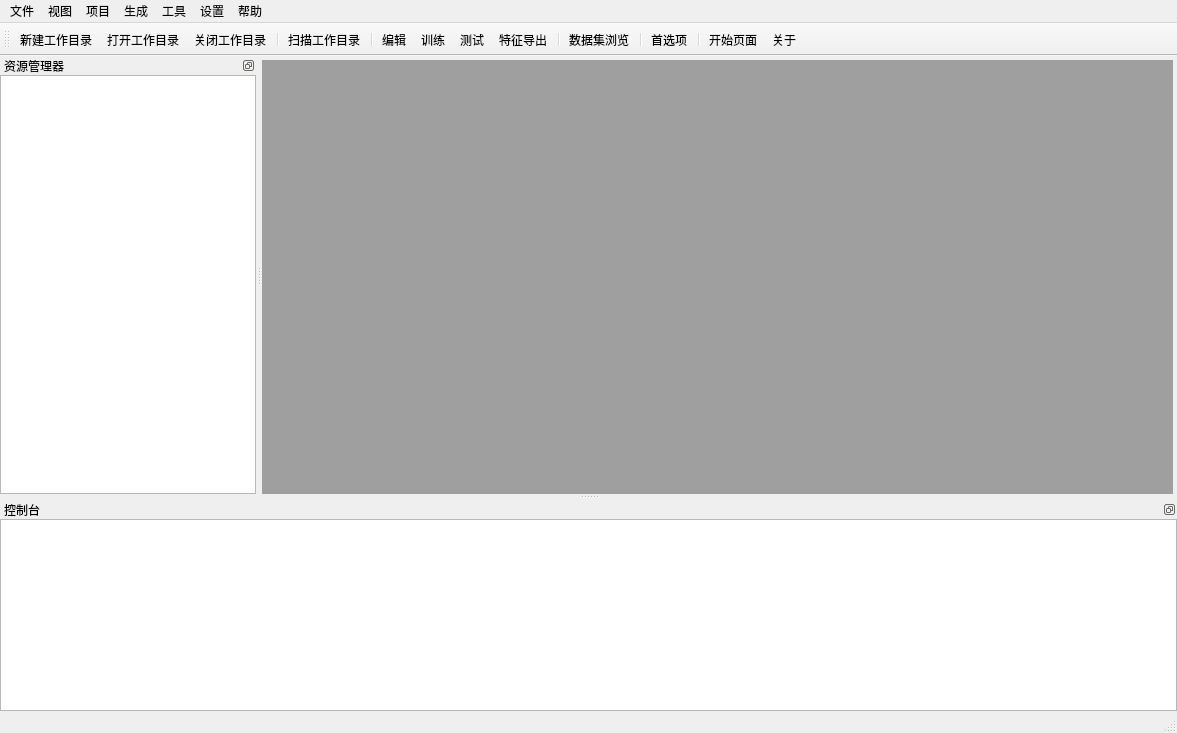
<?xml version="1.0" encoding="UTF-8"?>
<ui version="4.0">
 <class>FusionStudioClass</class>
 <widget class="QMainWindow" name="FusionStudioClass">
  <property name="geometry">
   <rect>
    <x>0</x>
    <y>0</y>
    <width>1177</width>
    <height>733</height>
   </rect>
  </property>
  <property name="windowTitle">
   <string>FusionStudio</string>
  </property>
  <property name="windowIcon">
   <iconset resource="fusionstudio.qrc">
    <normaloff>:/FusionStudio/Resources/Dropbox_FUSION_128px_1060231_easyicon.net.ico</normaloff>:/FusionStudio/Resources/Dropbox_FUSION_128px_1060231_easyicon.net.ico</iconset>
  </property>
  <property name="styleSheet">
   <string notr="true"/>
  </property>
  <widget class="QWidget" name="centralWidget">
   <property name="styleSheet">
    <string notr="true"/>
   </property>
   <layout class="QGridLayout" name="gridLayout">
    <property name="leftMargin">
     <number>0</number>
    </property>
    <property name="topMargin">
     <number>4</number>
    </property>
    <property name="rightMargin">
     <number>4</number>
    </property>
    <property name="bottomMargin">
     <number>0</number>
    </property>
    <property name="spacing">
     <number>0</number>
    </property>
    <item row="0" column="0">
     <widget class="QMdiArea" name="mdiArea">
      <property name="autoFillBackground">
       <bool>true</bool>
      </property>
      <property name="styleSheet">
       <string notr="true"/>
      </property>
      <property name="viewMode">
       <enum>QMdiArea::TabbedView</enum>
      </property>
      <property name="documentMode">
       <bool>false</bool>
      </property>
      <property name="tabsClosable">
       <bool>true</bool>
      </property>
      <property name="tabsMovable">
       <bool>true</bool>
      </property>
      <property name="tabShape">
       <enum>QTabWidget::Triangular</enum>
      </property>
      <property name="tabPosition">
       <enum>QTabWidget::North</enum>
      </property>
     </widget>
    </item>
   </layout>
  </widget>
  <widget class="QMenuBar" name="menuBar">
   <property name="geometry">
    <rect>
     <x>0</x>
     <y>0</y>
     <width>1177</width>
     <height>23</height>
    </rect>
   </property>
   <widget class="QMenu" name="menu_view">
    <property name="title">
     <string>视图</string>
    </property>
    <addaction name="action_view_Explorer"/>
    <addaction name="action_view_Console"/>
   </widget>
   <widget class="QMenu" name="menu_help">
    <property name="styleSheet">
     <string notr="true"/>
    </property>
    <property name="tearOffEnabled">
     <bool>false</bool>
    </property>
    <property name="title">
     <string>帮助</string>
    </property>
    <property name="separatorsCollapsible">
     <bool>false</bool>
    </property>
    <property name="toolTipsVisible">
     <bool>false</bool>
    </property>
    <addaction name="action_help_Home"/>
    <addaction name="action_help_About"/>
   </widget>
   <widget class="QMenu" name="menu_menu">
    <property name="title">
     <string>设置</string>
    </property>
    <addaction name="action_view_Preferences"/>
   </widget>
   <widget class="QMenu" name="menu_file">
    <property name="title">
     <string>文件</string>
    </property>
    <addaction name="action_file_New"/>
    <addaction name="action_file_Open"/>
    <addaction name="action_file_Close"/>
   </widget>
   <widget class="QMenu" name="menu_project">
    <property name="title">
     <string>项目</string>
    </property>
    <addaction name="action_Scan_WorkingDir"/>
   </widget>
   <widget class="QMenu" name="menu_build">
    <property name="title">
     <string>生成</string>
    </property>
    <addaction name="action_Editor"/>
    <addaction name="action_Training"/>
    <addaction name="action_Classification"/>
    <addaction name="action_FeaturesExp"/>
   </widget>
   <widget class="QMenu" name="menu_tools">
    <property name="title">
     <string>工具</string>
    </property>
    <widget class="QMenu" name="menu_converter">
     <property name="title">
      <string>数据转换</string>
     </property>
     <addaction name="action_Convert_Mnist"/>
     <addaction name="action_Convert_Cifar"/>
     <addaction name="action_Convert_Image"/>
    </widget>
    <addaction name="menu_converter"/>
    <addaction name="action_DatabaseBrowser"/>
   </widget>
   <addaction name="menu_file"/>
   <addaction name="menu_view"/>
   <addaction name="menu_project"/>
   <addaction name="menu_build"/>
   <addaction name="menu_tools"/>
   <addaction name="menu_menu"/>
   <addaction name="menu_help"/>
  </widget>
  <widget class="QToolBar" name="mainToolBar">
   <attribute name="toolBarArea">
    <enum>TopToolBarArea</enum>
   </attribute>
   <attribute name="toolBarBreak">
    <bool>false</bool>
   </attribute>
   <addaction name="action_file_New"/>
   <addaction name="action_file_Open"/>
   <addaction name="action_file_Close"/>
   <addaction name="separator"/>
   <addaction name="action_Scan_WorkingDir"/>
   <addaction name="separator"/>
   <addaction name="action_Editor"/>
   <addaction name="action_Training"/>
   <addaction name="action_Classification"/>
   <addaction name="action_FeaturesExp"/>
   <addaction name="separator"/>
   <addaction name="action_DatabaseBrowser"/>
   <addaction name="separator"/>
   <addaction name="action_view_Preferences"/>
   <addaction name="separator"/>
   <addaction name="action_help_Home"/>
   <addaction name="action_help_About"/>
  </widget>
  <widget class="QStatusBar" name="statusBar"/>
  <widget class="QDockWidget" name="dockWidget_Explorer">
   <property name="contextMenuPolicy">
    <enum>Qt::NoContextMenu</enum>
   </property>
   <property name="features">
    <set>QDockWidget::DockWidgetFloatable|QDockWidget::DockWidgetMovable</set>
   </property>
   <property name="windowTitle">
    <string>资源管理器</string>
   </property>
   <attribute name="dockWidgetArea">
    <number>1</number>
   </attribute>
   <widget class="QWidget" name="dockWidgetContents_Explorer">
    <property name="contextMenuPolicy">
     <enum>Qt::NoContextMenu</enum>
    </property>
    <layout class="QGridLayout" name="gridLayout_3">
     <property name="leftMargin">
      <number>0</number>
     </property>
     <property name="topMargin">
      <number>0</number>
     </property>
     <property name="rightMargin">
      <number>0</number>
     </property>
     <property name="bottomMargin">
      <number>0</number>
     </property>
     <property name="spacing">
      <number>0</number>
     </property>
     <item row="0" column="0">
      <widget class="QTreeView" name="treeView">
       <property name="mouseTracking">
        <bool>true</bool>
       </property>
       <property name="focusPolicy">
        <enum>Qt::ClickFocus</enum>
       </property>
       <property name="contextMenuPolicy">
        <enum>Qt::CustomContextMenu</enum>
       </property>
      </widget>
     </item>
    </layout>
   </widget>
  </widget>
  <widget class="QDockWidget" name="dockWidget_Console">
   <property name="features">
    <set>QDockWidget::DockWidgetFloatable|QDockWidget::DockWidgetMovable</set>
   </property>
   <property name="windowTitle">
    <string>控制台</string>
   </property>
   <attribute name="dockWidgetArea">
    <number>8</number>
   </attribute>
   <widget class="QWidget" name="dockWidgetContents_4">
    <layout class="QHBoxLayout" name="horizontalLayout">
     <property name="spacing">
      <number>0</number>
     </property>
     <property name="leftMargin">
      <number>0</number>
     </property>
     <property name="topMargin">
      <number>0</number>
     </property>
     <property name="rightMargin">
      <number>0</number>
     </property>
     <property name="bottomMargin">
      <number>0</number>
     </property>
     <item>
      <widget class="QPlainTextEdit" name="plainTextEdit">
       <property name="sizePolicy">
        <sizepolicy hsizetype="Expanding" vsizetype="Expanding">
         <horstretch>0</horstretch>
         <verstretch>0</verstretch>
        </sizepolicy>
       </property>
       <property name="tabStopWidth">
        <number>80</number>
       </property>
      </widget>
     </item>
    </layout>
   </widget>
  </widget>
  <action name="action_view_Console">
   <property name="checkable">
    <bool>true</bool>
   </property>
   <property name="text">
    <string>控制台</string>
   </property>
  </action>
  <action name="action_help_About">
   <property name="icon">
    <iconset resource="fusionstudio.qrc">
     <normaloff>:/FusionStudio/Resources/help_72px_558008_easyicon.net.ico</normaloff>:/FusionStudio/Resources/help_72px_558008_easyicon.net.ico</iconset>
   </property>
   <property name="text">
    <string>关于</string>
   </property>
  </action>
  <action name="action_view_Explorer">
   <property name="checkable">
    <bool>true</bool>
   </property>
   <property name="text">
    <string>资源管理器</string>
   </property>
  </action>
  <action name="action_view_Preferences">
   <property name="icon">
    <iconset resource="fusionstudio.qrc">
     <normaloff>:/FusionStudio/Resources/System_Preferences_128px_1175167_easyicon.net.ico</normaloff>:/FusionStudio/Resources/System_Preferences_128px_1175167_easyicon.net.ico</iconset>
   </property>
   <property name="text">
    <string>首选项</string>
   </property>
  </action>
  <action name="action_file_New">
   <property name="icon">
    <iconset resource="fusionstudio.qrc">
     <normaloff>:/FusionStudio/Resources/Folder_Add_128px_1072490_easyicon.net.ico</normaloff>:/FusionStudio/Resources/Folder_Add_128px_1072490_easyicon.net.ico</iconset>
   </property>
   <property name="text">
    <string>新建工作目录</string>
   </property>
  </action>
  <action name="action_file_Open">
   <property name="icon">
    <iconset resource="fusionstudio.qrc">
     <normaloff>:/FusionStudio/Resources/Folder_Open_128px_1072492_easyicon.net.ico</normaloff>:/FusionStudio/Resources/Folder_Open_128px_1072492_easyicon.net.ico</iconset>
   </property>
   <property name="text">
    <string>打开工作目录</string>
   </property>
  </action>
  <action name="action_file_Close">
   <property name="icon">
    <iconset resource="fusionstudio.qrc">
     <normaloff>:/FusionStudio/Resources/Folder_Delete_128px_1072491_easyicon.net.ico</normaloff>:/FusionStudio/Resources/Folder_Delete_128px_1072491_easyicon.net.ico</iconset>
   </property>
   <property name="text">
    <string>关闭工作目录</string>
   </property>
  </action>
  <action name="action_Scan_WorkingDir">
   <property name="icon">
    <iconset resource="fusionstudio.qrc">
     <normaloff>:/FusionStudio/Resources/Fingerprint_Scan_128px_1191479_easyicon.net.ico</normaloff>:/FusionStudio/Resources/Fingerprint_Scan_128px_1191479_easyicon.net.ico</iconset>
   </property>
   <property name="text">
    <string>扫描工作目录</string>
   </property>
  </action>
  <action name="action_Training">
   <property name="icon">
    <iconset resource="fusionstudio.qrc">
     <normaloff>:/FusionStudio/Resources/Run_prompt_128px_1121549_easyicon.net.ico</normaloff>:/FusionStudio/Resources/Run_prompt_128px_1121549_easyicon.net.ico</iconset>
   </property>
   <property name="text">
    <string>训练</string>
   </property>
  </action>
  <action name="action_Classification">
   <property name="icon">
    <iconset resource="fusionstudio.qrc">
     <normaloff>:/FusionStudio/Resources/measure_units_silver_32px_1099530_easyicon.net.ico</normaloff>:/FusionStudio/Resources/measure_units_silver_32px_1099530_easyicon.net.ico</iconset>
   </property>
   <property name="text">
    <string>测试</string>
   </property>
  </action>
  <action name="action_Convert_Mnist">
   <property name="text">
    <string>Mnist</string>
   </property>
  </action>
  <action name="action_Convert_Cifar">
   <property name="text">
    <string>cifar</string>
   </property>
  </action>
  <action name="action_Convert_Image">
   <property name="text">
    <string>图片</string>
   </property>
  </action>
  <action name="action_help_Home">
   <property name="icon">
    <iconset resource="fusionstudio.qrc">
     <normaloff>:/FusionStudio/Resources/home_128px_1110050_easyicon.net.ico</normaloff>:/FusionStudio/Resources/home_128px_1110050_easyicon.net.ico</iconset>
   </property>
   <property name="text">
    <string>开始页面</string>
   </property>
  </action>
  <action name="action_DatabaseBrowser">
   <property name="icon">
    <iconset resource="fusionstudio.qrc">
     <normaloff>:/FusionStudio/Resources/data_128px_1101024_easyicon.net.ico</normaloff>:/FusionStudio/Resources/data_128px_1101024_easyicon.net.ico</iconset>
   </property>
   <property name="text">
    <string>数据集浏览</string>
   </property>
  </action>
  <action name="action_FeaturesExp">
   <property name="icon">
    <iconset resource="fusionstudio.qrc">
     <normaloff>:/FusionStudio/Resources/Camera_128px_1198140_easyicon.net.ico</normaloff>:/FusionStudio/Resources/Camera_128px_1198140_easyicon.net.ico</iconset>
   </property>
   <property name="text">
    <string>特征导出</string>
   </property>
  </action>
  <action name="action_Editor">
   <property name="icon">
    <iconset resource="fusionstudio.qrc">
     <normaloff>:/FusionStudio/Resources/edit_128px_1158388_easyicon.net.ico</normaloff>:/FusionStudio/Resources/edit_128px_1158388_easyicon.net.ico</iconset>
   </property>
   <property name="text">
    <string>编辑</string>
   </property>
  </action>
 </widget>
 <layoutdefault spacing="6" margin="11"/>
 <tabstops>
  <tabstop>plainTextEdit</tabstop>
 </tabstops>
 <resources>
  <include location="fusionstudio.qrc"/>
 </resources>
 <connections>
  <connection>
   <sender>treeView</sender>
   <signal>customContextMenuRequested(QPoint)</signal>
   <receiver>FusionStudioClass</receiver>
   <slot>on_treeView_customContextMenuRequested(QPoint)</slot>
   <hints>
    <hint type="sourcelabel">
     <x>127</x>
     <y>211</y>
    </hint>
    <hint type="destinationlabel">
     <x>515</x>
     <y>320</y>
    </hint>
   </hints>
  </connection>
  <connection>
   <sender>action_view_Preferences</sender>
   <signal>triggered()</signal>
   <receiver>FusionStudioClass</receiver>
   <slot>PreferencesSetter()</slot>
   <hints>
    <hint type="sourcelabel">
     <x>-1</x>
     <y>-1</y>
    </hint>
    <hint type="destinationlabel">
     <x>405</x>
     <y>320</y>
    </hint>
   </hints>
  </connection>
  <connection>
   <sender>action_view_Explorer</sender>
   <signal>triggered()</signal>
   <receiver>FusionStudioClass</receiver>
   <slot>changeVisible_Explorer()</slot>
   <hints>
    <hint type="sourcelabel">
     <x>-1</x>
     <y>-1</y>
    </hint>
    <hint type="destinationlabel">
     <x>405</x>
     <y>320</y>
    </hint>
   </hints>
  </connection>
  <connection>
   <sender>action_view_Console</sender>
   <signal>triggered()</signal>
   <receiver>FusionStudioClass</receiver>
   <slot>changeVisible_Console()</slot>
   <hints>
    <hint type="sourcelabel">
     <x>-1</x>
     <y>-1</y>
    </hint>
    <hint type="destinationlabel">
     <x>405</x>
     <y>320</y>
    </hint>
   </hints>
  </connection>
  <connection>
   <sender>action_file_Open</sender>
   <signal>triggered()</signal>
   <receiver>FusionStudioClass</receiver>
   <slot>FolderUnfolder()</slot>
   <hints>
    <hint type="sourcelabel">
     <x>-1</x>
     <y>-1</y>
    </hint>
    <hint type="destinationlabel">
     <x>405</x>
     <y>320</y>
    </hint>
   </hints>
  </connection>
  <connection>
   <sender>action_file_New</sender>
   <signal>triggered()</signal>
   <receiver>FusionStudioClass</receiver>
   <slot>FolderCreater()</slot>
   <hints>
    <hint type="sourcelabel">
     <x>-1</x>
     <y>-1</y>
    </hint>
    <hint type="destinationlabel">
     <x>405</x>
     <y>320</y>
    </hint>
   </hints>
  </connection>
  <connection>
   <sender>action_file_Close</sender>
   <signal>triggered()</signal>
   <receiver>FusionStudioClass</receiver>
   <slot>FolderCloser()</slot>
   <hints>
    <hint type="sourcelabel">
     <x>-1</x>
     <y>-1</y>
    </hint>
    <hint type="destinationlabel">
     <x>405</x>
     <y>320</y>
    </hint>
   </hints>
  </connection>
  <connection>
   <sender>action_Scan_WorkingDir</sender>
   <signal>triggered()</signal>
   <receiver>FusionStudioClass</receiver>
   <slot>WorkingDirScanner()</slot>
   <hints>
    <hint type="sourcelabel">
     <x>-1</x>
     <y>-1</y>
    </hint>
    <hint type="destinationlabel">
     <x>405</x>
     <y>320</y>
    </hint>
   </hints>
  </connection>
  <connection>
   <sender>action_DatabaseBrowser</sender>
   <signal>triggered()</signal>
   <receiver>FusionStudioClass</receiver>
   <slot>DatabaseBrowser()</slot>
   <hints>
    <hint type="sourcelabel">
     <x>-1</x>
     <y>-1</y>
    </hint>
    <hint type="destinationlabel">
     <x>405</x>
     <y>320</y>
    </hint>
   </hints>
  </connection>
  <connection>
   <sender>action_Convert_Mnist</sender>
   <signal>triggered()</signal>
   <receiver>FusionStudioClass</receiver>
   <slot>MnistConverter()</slot>
   <hints>
    <hint type="sourcelabel">
     <x>-1</x>
     <y>-1</y>
    </hint>
    <hint type="destinationlabel">
     <x>405</x>
     <y>320</y>
    </hint>
   </hints>
  </connection>
  <connection>
   <sender>action_Convert_Image</sender>
   <signal>triggered()</signal>
   <receiver>FusionStudioClass</receiver>
   <slot>ImageConverter()</slot>
   <hints>
    <hint type="sourcelabel">
     <x>-1</x>
     <y>-1</y>
    </hint>
    <hint type="destinationlabel">
     <x>405</x>
     <y>320</y>
    </hint>
   </hints>
  </connection>
  <connection>
   <sender>action_Convert_Cifar</sender>
   <signal>triggered()</signal>
   <receiver>FusionStudioClass</receiver>
   <slot>CifarConverter()</slot>
   <hints>
    <hint type="sourcelabel">
     <x>-1</x>
     <y>-1</y>
    </hint>
    <hint type="destinationlabel">
     <x>405</x>
     <y>320</y>
    </hint>
   </hints>
  </connection>
  <connection>
   <sender>action_Classification</sender>
   <signal>triggered()</signal>
   <receiver>FusionStudioClass</receiver>
   <slot>DoClassification()</slot>
   <hints>
    <hint type="sourcelabel">
     <x>-1</x>
     <y>-1</y>
    </hint>
    <hint type="destinationlabel">
     <x>460</x>
     <y>305</y>
    </hint>
   </hints>
  </connection>
  <connection>
   <sender>action_Training</sender>
   <signal>triggered()</signal>
   <receiver>FusionStudioClass</receiver>
   <slot>Train()</slot>
   <hints>
    <hint type="sourcelabel">
     <x>-1</x>
     <y>-1</y>
    </hint>
    <hint type="destinationlabel">
     <x>460</x>
     <y>305</y>
    </hint>
   </hints>
  </connection>
  <connection>
   <sender>action_Editor</sender>
   <signal>triggered()</signal>
   <receiver>FusionStudioClass</receiver>
   <slot>ShowEditor()</slot>
   <hints>
    <hint type="sourcelabel">
     <x>-1</x>
     <y>-1</y>
    </hint>
    <hint type="destinationlabel">
     <x>460</x>
     <y>305</y>
    </hint>
   </hints>
  </connection>
  <connection>
   <sender>action_help_Home</sender>
   <signal>triggered()</signal>
   <receiver>FusionStudioClass</receiver>
   <slot>ShowHome()</slot>
   <hints>
    <hint type="sourcelabel">
     <x>-1</x>
     <y>-1</y>
    </hint>
    <hint type="destinationlabel">
     <x>460</x>
     <y>305</y>
    </hint>
   </hints>
  </connection>
  <connection>
   <sender>action_FeaturesExp</sender>
   <signal>triggered()</signal>
   <receiver>FusionStudioClass</receiver>
   <slot>DoFeaturesExp()</slot>
   <hints>
    <hint type="sourcelabel">
     <x>-1</x>
     <y>-1</y>
    </hint>
    <hint type="destinationlabel">
     <x>588</x>
     <y>366</y>
    </hint>
   </hints>
  </connection>
  <connection>
   <sender>action_help_About</sender>
   <signal>triggered()</signal>
   <receiver>FusionStudioClass</receiver>
   <slot>ShowAbout()</slot>
   <hints>
    <hint type="sourcelabel">
     <x>-1</x>
     <y>-1</y>
    </hint>
    <hint type="destinationlabel">
     <x>588</x>
     <y>366</y>
    </hint>
   </hints>
  </connection>
 </connections>
 <slots>
  <slot>Train()</slot>
  <slot>Browser1()</slot>
  <slot>Browser2()</slot>
  <slot>Browser3()</slot>
  <slot>DoConvert_Mnist_Data()</slot>
  <slot>ShowEditor()</slot>
  <slot>changeVisible_Explorer()</slot>
  <slot>changeVisible_Console()</slot>
  <slot>changeVisible_Converter()</slot>
  <slot>changeVisible_Utility()</slot>
  <slot>MnistConverter()</slot>
  <slot>CifarConverter()</slot>
  <slot>ImageConverter()</slot>
  <slot>DatabaseBrowser()</slot>
  <slot>FolderCreater()</slot>
  <slot>FolderUnfolder()</slot>
  <slot>FolderCloser()</slot>
  <slot>on_treeView_customContextMenuRequested(QPoint)</slot>
  <slot>PreferencesSetter()</slot>
  <slot>WorkingDirScanner()</slot>
  <slot>DoClassification()</slot>
  <slot>ShowHome()</slot>
  <slot>DoFeaturesExp()</slot>
  <slot>ShowAbout()</slot>
 </slots>
</ui>
